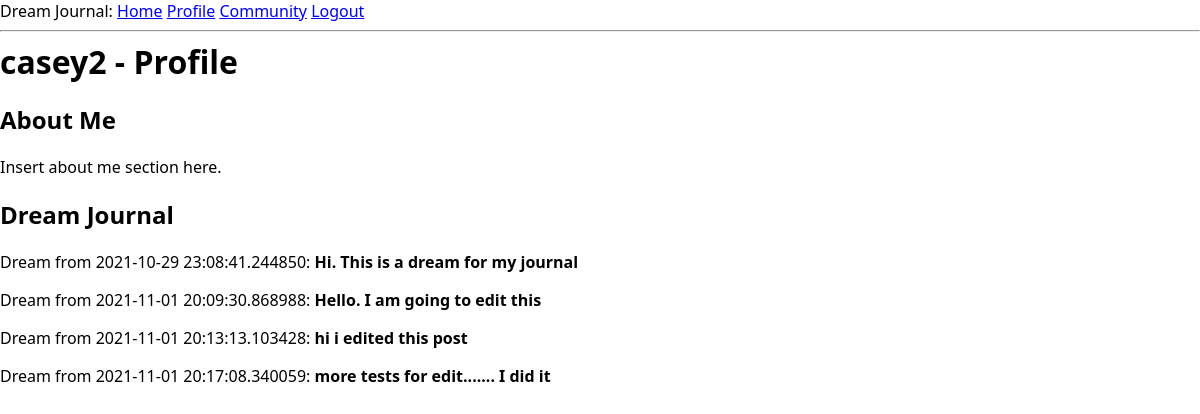
The page /profile/4 (signed in) on the database its author committed.
### app/models.py (models this page shows, shortened)
class User(UserMixin, db.Model):
    id = db.Column(db.Integer, primary_key=True)
    username = db.Column(db.String(64), index=True, unique=True)
    about_me = db.Column(db.String(140))
    email = db.Column(db.String(120), index=True, unique=True)
    password_hash = db.Column(db.String(128))
    posts = db.relationship('Post', backref='author', lazy='dynamic')

class Post(db.Model):
    id = db.Column(db.Integer, primary_key=True)
    body = db.Column(db.String(140))
    timestamp = db.Column(db.DateTime, index=True, default=datetime.utcnow)
    user_id = db.Column(db.Integer, db.ForeignKey('user.id'))

### app/routes.py (the view)
@app.route('/profile/<int:id>')
@login_required
def profile_page(id):
    this_user = User.query.get_or_404(id)
    posts = this_user.posts.all()
    return render_template("profile.html", title='Profile Page', usr=this_user, posts=posts)

### app/models.py (called while the page is built)
@login.user_loader
def load_user(id):
    return User.query.get(int(id))

### app/templates/profile.html
{% extends "base.html" %}
{% block content %}
    <h1>{{ usr.username }} - Profile</h1>
    <h2>About Me</h2>
    <p>Insert about me section here.</p>
    <h2>Dream Journal</h2>
    {% for post in posts %}
    <div><p>Dream from {{ post.timestamp }}: <b>{{ post.body }}</b></p></div>
    {% endfor %}
{% endblock %}

### app/templates/base.html (shortened to what this page needs)
<html>
    <head>
        <link rel="stylesheet" href="{{ url_for('static', filename='style.css') }}">
    </head>
    <body>
        <div>
            Dream Journal:
            <a href="{{ url_for('index') }}">Home</a>
            <a href="{{ url_for('profile_page', id = current_user.id) }}">Profile</a>
            <a href="{{ url_for('community_page') }}">Community</a>
            {% if current_user.is_anonymous %}
            <a href="{{ url_for('login') }}">Login</a>
            {% else %}
            <a href="{{ url_for('logout') }}">Logout</a>
            {% endif %}
        </div>
        <hr>
        {% block content %}{% endblock %}
    </body>
</html>

### app/static/style.css (style rules this page uses)
* { box-sizing: border-box; }
html, body { margin: initial; padding: initial; font-family: system-ui, -apple-system, sans-serif; }
:root { --note-color-bg: hsla(49, 100%, 80%, 1); --ui-border-color: hsla(0, 0%, 40%, 1); --ui-action-new-fg: hsla(202, 86%, 30%, 1); --ui-action-new-bg: hsla(202, 29%, 94%, 1); --ui-action-neutral-fg: hsla(60, 5%, 22%, 1); --ui-action-neutral-bg: hsla(60, 5%, 94%, 1); --ui-action-warning-fg: hsla(0, 75%, 42%, 1); --ui-action-warning-bg: hsla(0, 20%, 94%, 1); }
h1 { margin: 0; flex: 1 0 auto; }

### rows shown on the page
User: username "casey2"
Post: timestamp "2021-10-29 23:08:41.244850", body "Hi. This is a dream for my journal"
Post: timestamp "2021-11-01 20:09:30.868988", body "Hello. I am going to edit this"
Post: timestamp "2021-11-01 20:13:13.103428", body "hi i edited this post"
Post: timestamp "2021-11-01 20:17:08.340059", body "more tests for edit....... I did it"
